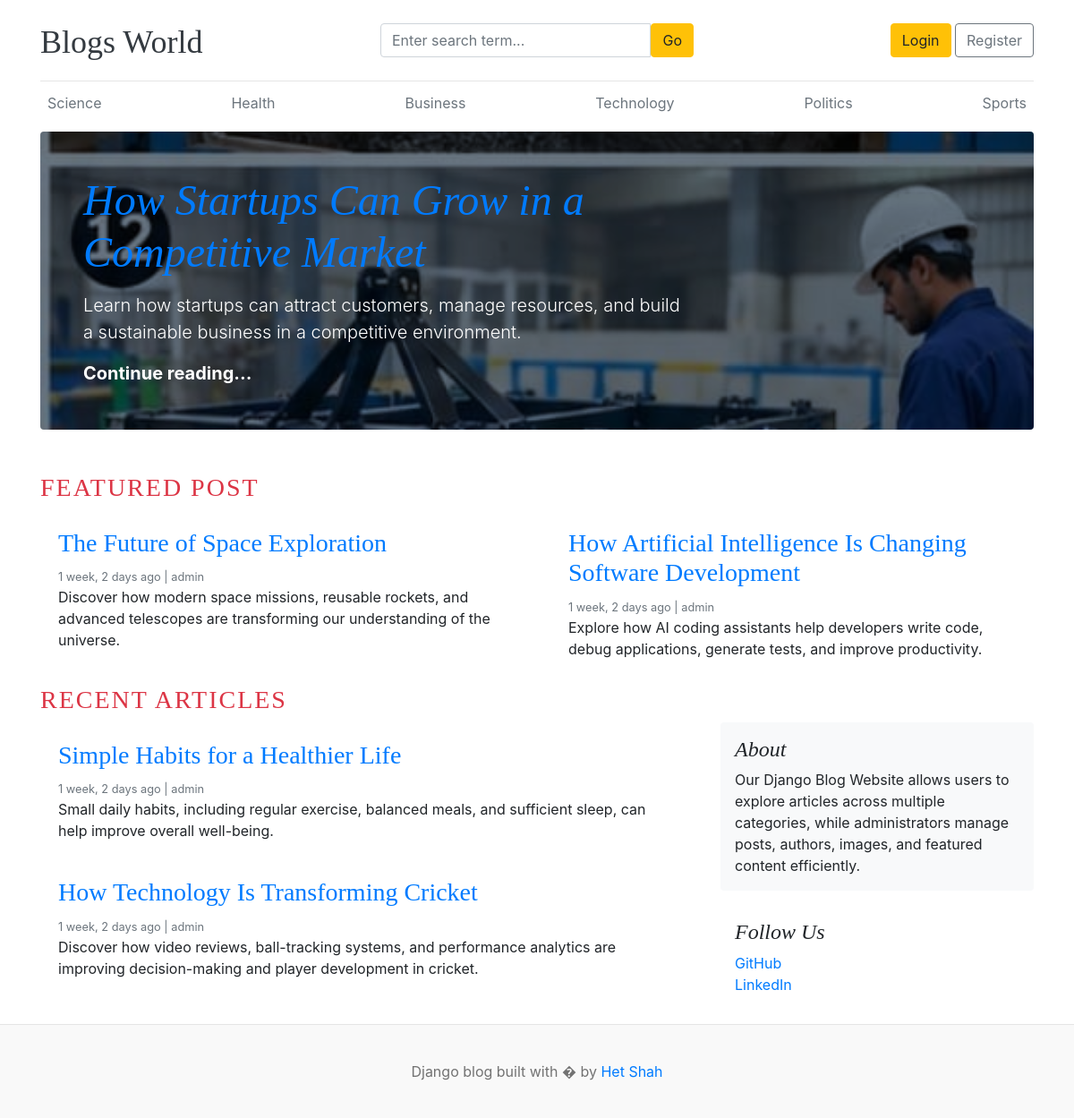
The page / on the database its author committed.
### blogs/models.py (models this page shows, shortened)
class Category(models.Model):
  category_name = models.CharField(max_length=50, unique=True)
  created_at = models.DateTimeField(auto_now_add=True)
  updated_at = models.DateTimeField(auto_now=True)
  class Meta:
    verbose_name_plural = 'Categories'

class Blogs(models.Model):
  title = models.CharField(max_length=100, unique=True)
  slug = models.SlugField(unique=True, blank=True)
  category = models.ForeignKey(Category, on_delete=models.CASCADE)
  author = models.ForeignKey(User, on_delete=models.CASCADE)
  blog_image = models.ImageField(upload_to= 'uploads/%y/%m/%d')
  short_description = models.TextField(max_length=1000)
  blog_body = models.TextField(max_length=3000)
  status = models.CharField(max_length=100, choices=STATUS_CHOICE, default='draft')
  is_features = models.BooleanField(default=False)
  created_at = models.DateTimeField(auto_now_add=True)
  updated_at = models.DateTimeField(auto_now=True)
  class Meta:
    verbose_name_plural = 'Blogs'
  def __str__(self):
    return self.title

### blog_project/views.py (the view)
# urls.py: 2. Add a URL to urlpatterns:  path('', views.home, name='home')
def home(request):
  categories = Category.objects.all()
  featured_post = Blogs.objects.filter(is_features=True)
  posts = Blogs.objects.filter(is_features=False, status = 'published')
  print(posts)
  context = {
    'categories' : categories,
    'featured_post' : featured_post,
    'posts' : posts
  }
  return render(request, 'home.html', context)

### blogs/context_processors.py (called while the page is built)
def getCategories(request):
  categories = Category.objects.all()
  return dict(categories=categories)

### templates/home.html
{% extends 'base/base.html' %}
{% block content %}
      {% for post in featured_post%} {% if forloop.first %}
      <div
        class="jumbotrons p-3 p-md-5 text-white rounded bg-dark"
        style="
          background-image: url('{{ post.blog_image.url }}');
          background-blend-mode: overlay;
          background-size: cover;
        ">
        <div class="col-md-8 px-0">
          <h1 class="display-4 font-italic"><a href="{% url 'blogs' post.slug %}">{{ post.title }}</a></h1>
          <p class="lead my-3">{{ post.short_description|truncatewords:20 }}</p>
          <p class="lead mb-0">
            <a href="#" class="text-white font-weight-bold"
              >Continue reading...</a
            >
          </p>
        </div>
      </div>
      {% endif %} {% endfor %}
      <h3 class="text-uppercase text-danger mt-5" style="letter-spacing: 2px">
        Featured Post
      </h3>
      <div class="row mb-2">
        {% for post in featured_post %} {% if not forloop.first %}
        <div class="col-md-6">
          <div class="card border-0">
            <div class="card-body">
              <h3><a href="{% url 'blogs' post.slug %}">{{ post.title }}</a></h3>
              <small class="mb-1 text-muted">
                {{post.created_at | timesince }} ago | {{ post.author }}</small
              >
              <p class="card-text">
                {{ post.short_description|truncatewords:20 }}
              </p>
            </div>
          </div>
        </div>
        {% endif %} {% endfor %}
      </div>
      <h3 class="text-uppercase text-danger" style="letter-spacing: 2px">
        Recent Articles
      </h3>
      <main role="main" class="container p-0">
        <div class="row">
          <div class="col-md-8 blog-main">
            {% for post in posts %}
            <div class="card border-0">
              <div class="card-body">
                <h3><a href="{% url 'blogs' post.slug %}">{{ post.title }}</a></h3>
                <small class="mb-1 text-muted">
                  {{post.created_at | timesince }} ago | {{ post.author }}</small
                >
                <p class="card-text">
                  {{ post.short_description|truncatewords:20 }}
                </p>
              </div>
            </div>
            {% endfor %}
          </div>
          <aside class="col-md-4 blog-sidebar">
            <div class="p-3 mb-3 bg-light rounded">
              <h4 class="font-italic">About</h4>
              <p class="mb-0">
                Our Django Blog Website allows users to explore articles across
                multiple categories, while administrators manage posts, authors,
                images, and featured content efficiently.
              </p>
            </div>
            <div class="p-3">
              <h4 class="font-italic">Follow Us</h4>
              <ol class="list-unstyled">
                <li><a href="https://github.com/HetShah1912/" target="_blank">GitHub</a></li>
                <li>
                  <a href="https://www.linkedin.com/in/het-shah-415863359/" target="_blank"
                    >LinkedIn</a
                  >
                </li>
              </ol>
            </div>
          </aside>
        </div>
      </main>
    </div>
{% endblock %}

### templates/base/header.html (shortened to what this page needs)
{% load static %}
<!doctype html>
<html lang="en">
  <head>
    <link
      href="https://getbootstrap.com/docs/4.0/dist/css/bootstrap.min.css"
      rel="stylesheet" />
    <link href="{% static 'css/blog.css' %}" rel="stylesheet" />
    <link
      rel="stylesheet"
      href="https://cdnjs.cloudflare.com/ajax/libs/font-awesome/7.3.1/css/all.min.css"
 />
  </head>
  <body>
    <div class="container">
      <header class="blog-header py-3">
        <div class="row flex-nowrap justify-content-between align-items-center">
          <div class="col-4 pt-1">
            <a class="blog-header-logo text-dark" href="/">Blogs World</a>
          </div>
          <div class="col-4">
            <form action="{% url 'search' %}" method="GET">
              <div class="input-group">
                <input
                  type="text"
                  class="form-control"
                  name="keyword"
                  placeholder="Enter search term..." />
                <button
                  type="submit"
                  class="btn btn-warning"
                  id="button-search"
                  type="button">
                  Go
                </button>
              </div>
            </form>
          </div>
          <div class="col-4 d-flex justify-content-end align-items-center">
            {% if not user.is_authenticated %}
            <a class="btn btn-warning" href="{% url 'login' %}">Login</a> &nbsp;
            <a class="btn btn-outline-secondary" href="{% url 'register'%}"
              >Register</a
            >
            {% endif %}
          </div>
        </div>
      </header>
      <div class="nav-scroller py-1 mb-2">
        <nav class="nav d-flex justify-content-between">
          {% for category in categories %}
          <a
            class="p-2 text-muted"
            href="{% url 'posts_by_category' category.id %}"
            >{{ category.category_name }}</a
          >
          {% endfor %}
        </nav>
      </div>

### static/css/blog.css (style rules this page uses)
.blog-header { border-bottom: 1px solid #e5e5e5; }
.blog-header-logo { font-family: "Playfair Display", Georgia, "Times New Roman", serif; font-size: 2.25rem; }
h1, h2, h3, h4, h5, h6 { font-family: "Playfair Display", Georgia, "Times New Roman", serif; }
.display-4 { font-size: 2.5rem; }
@media (min-width: 768px) { .display-4 { font-size: 3rem; } }

### rows shown on the page
Category: category_name "Science"
Category: category_name "Health"
Category: category_name "Business"
Category: category_name "Technology"
Category: category_name "Politics"
Category: category_name "Sports"
Blogs: blog_image (picture), title "How Startups Can Grow in a Competitive Market", short_description "Learn how startups can attract customers, manage resources, and build a sustainable business in a competitive environment."
Blogs: title "The Future of Space Exploration", created_at "1 week, 2 days", author "admin", short_description "Discover how modern space missions, reusable rockets, and advanced telescopes are transforming our understanding of the universe."
Blogs: title "How Artificial Intelligence Is Changing Software Development", created_at "1 week, 2 days", author "admin", short_description "Explore how AI coding assistants help developers write code, debug applications, generate tests, and improve productivity."
Blogs: title "Simple Habits for a Healthier Life", created_at "1 week, 2 days", author "admin", short_description "Small daily habits, including regular exercise, balanced meals, and sufficient sleep, can help improve overall well-being."
Blogs: title "How Technology Is Transforming Cricket", created_at "1 week, 2 days", author "admin", short_description "Discover how video reviews, ball-tracking systems, and performance analytics are improving decision-making and player development in cricket."
